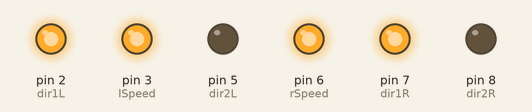
A sketch run on a simulated Arduino Uno, built with avr-gcc and run on an emulated ATmega328P. Shown: output pins drawn as LEDs (lit = HIGH).

Above: at 0.1 s.
At 3.1 s:
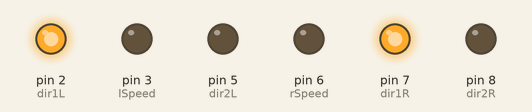
Timing chart, 0 to 4.6 s (numbered marks = the images above):
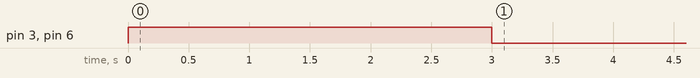

The sketch:

tester.ino
```cpp
int rSpeed = 6;
int lSpeed = 3;
int dir1R = 7;
int dir2R = 8;
int dir1L = 2;
int dir2L = 5;

int drive = 3000;

void setup() {

  pinMode (rSpeed, OUTPUT);
  pinMode (lSpeed, OUTPUT);
  pinMode (dir1R, OUTPUT);
  pinMode (dir2R, OUTPUT);
  pinMode (dir1L, OUTPUT);
  pinMode (dir2L, OUTPUT);

  // direction controls
  digitalWrite(dir1R, HIGH);
  digitalWrite(dir2R, LOW);
  digitalWrite(dir1L, HIGH);
  digitalWrite(dir2L, LOW);

  // speed controls
  analogWrite(rSpeed, 255);
  analogWrite(lSpeed, 255);

  delay(drive);

  analogWrite(rSpeed, 0);
  analogWrite(lSpeed, 0);

}

void loop() {
  // put your main code here, to run repeatedly:

}
```
